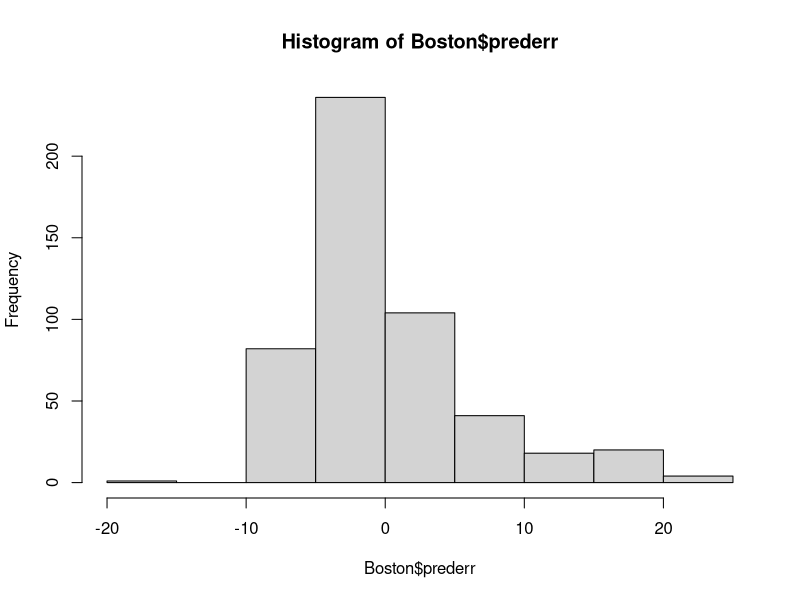
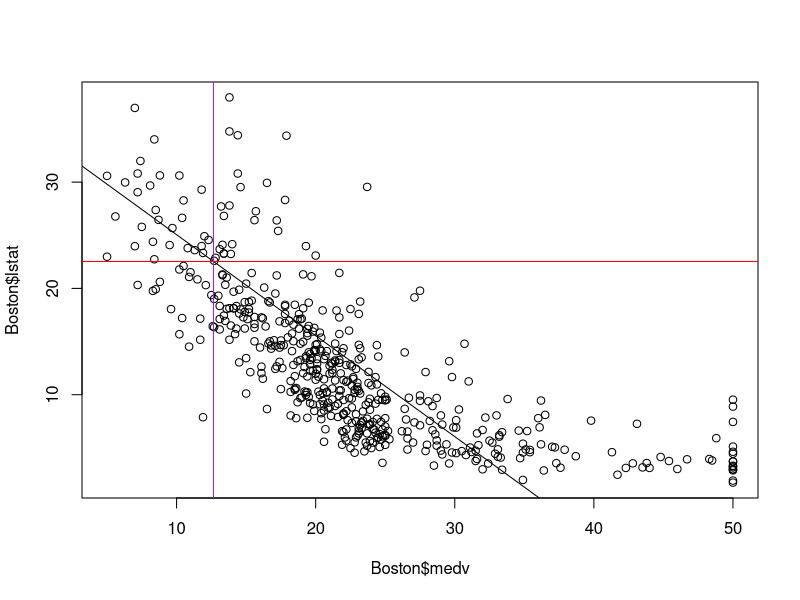
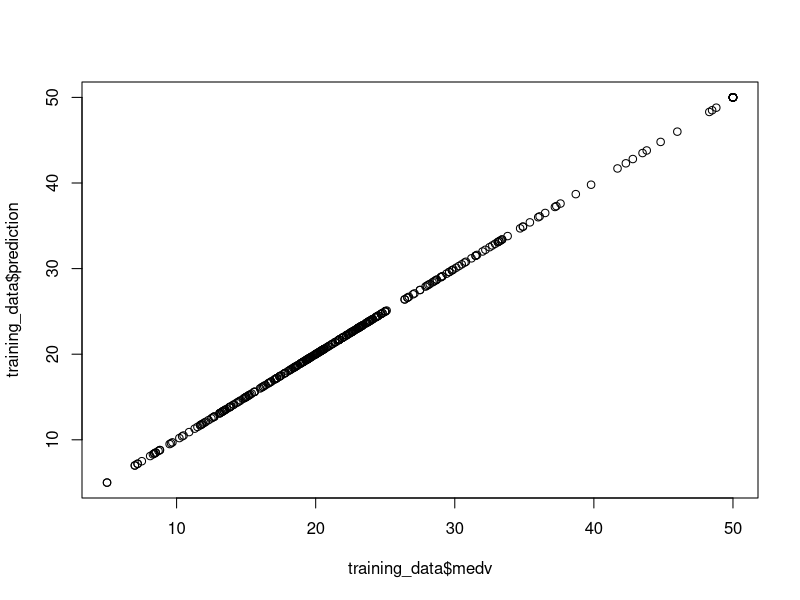

Write R code to recreate these figures, in order. (Note: this script raises an error after producing the figures.)

################### Linear Modeling : General ###################

data(mtcars)
summary(mtcars)

#simple linear regression
model <- lm(mpg~disp, data=mtcars)
summary(model)


#multiple linear regression
model <- lm(mpg~., data=mtcars)
summary(model)


#fit the model into the test data
datafit <- data.frame (mtcars, fit=fitted(model), residual=resid(model))
head(datafit)

#check the confidence intervals
head(predict(model,interval = "confidence"))

#find out the parameters
names(model)

#check for parameters
model$residuals
model$terms
model$coefficients





################### Linear Modeling : Boston ###################


library(MASS); data(Boston)

#summary stats
summary(Boston)

#check for correlation
View(cor(Boston))

#lstat has highest correlation with DV medv
model <- lm(medv ~ lstat, Boston)
summary(model)


#calculate the predicted values for model1
Boston$pred <- predict.lm(model, Boston)
Boston$prederr <- Boston$medv - Boston$pred

#check plot for error distribution
hist(Boston$prederr)

#now, match the summary values with the regression residuals
summary(Boston$prederr)


#plot the graphs for technical aspects
plot(Boston$medv , Boston$lstat)
abline(model, col="black")
abline(h=mean(Boston$medv),col="red")
abline(v=mean(Boston$lstat),col="purple")

#notice the result of the below formula is the B-coefficient for lstat
cov(Boston$medv , Boston$lstat) / var(Boston$lstat)

#notice the result of below formula is the residual standard error
sd(Boston$prederr)

#anova
anova(model)



#perform multiple regression
model <- lm(medv~. , data=Boston)
summary(model)

#Remove insignificant variables using AIC / optimize model
opt_model <- step(model, direction = "both") 
summary(opt_model)

#call the VIF function from CAR package
library(car)
vif(opt_model)

#Predict the values in boston using optimized model
Boston$pred <- predict.lm(opt_model, newdata = Boston)
View(Boston)

#CALCULATE THE RMSE
sqrt(mean((Boston$medv - Boston$pred)^2))

#Split the data into training and testing data
Boston$pred <- NULL

training_data <- Boston[sample(nrow(Boston),size=0.7*nrow(Boston)),]
testing_data <- Boston[-sample(nrow(Boston),size=0.7*nrow(Boston)),]


#run model on training data and optimize
model <- lm(medv~. , data=training_data)
summary(opt_model <- step(model, direction = "both"))


#using the optimized training model, predicting the test data
training_data$prediction <- predict.lm(opt_model, newdata = training_data)
testing_data$prediction <- predict.lm(opt_model, newdata = testing_data)

#calculate rmse for training & test data
sqrt(mean((training_data$medv - training_data$prediction)^2))
sqrt(mean((testing_data$medv - testing_data$prediction)^2))

#plot original vs predicted values
plot(training_data$medv , training_data$prediction)


#----------------------------------------------------#
#identify the predicted values and the residuals
data.frame(Boston, fitted(model), resid(model))

#plot various basic plots
plot(model)






################### Linear Modeling : Cars93 ###################

rm(list=ls())

#load data
data("Cars93")

#check structure
str(Cars93)

#check correlation between mpg(highway) vs mpg(city)
cor(Cars93$MPG.city , Cars93$MPG.highway)

#highway mpg is a good predictor for city mpg, hence removing the highway mpg, to model on new handicap data
car <- Cars93[-8]
rm(Cars93)

#run first iteration model
summary(model <- lm(MPG.city ~ . , data=car))

#model shows error as all factors are considered when building model automatically

#transforming the data to fit in all the factors to categorical variables
car2 <- model.matrix(MPG.city~. , data=car)
summary(car2 <- as.data.frame(car2))

#due to the presence of NA in data so many variables are formed
car2 <- na.omit(car)
summary(car2)

#transforming data to matrix
car3  <- model.matrix(MPG.city ~ . , data=car2)

#and back to data frame
car3 <- as.data.frame(car3)

#remove the intercept variable as its useless
car3$`(Intercept)` <- NULL

#now adding the dependent variable to the encoded datasat
car3$MPG.city <- car2$MPG.city

#building the model on the encoded dataset. Notice the Rsquared !
summary(model <- lm(MPG.city ~ . , data=car3))



